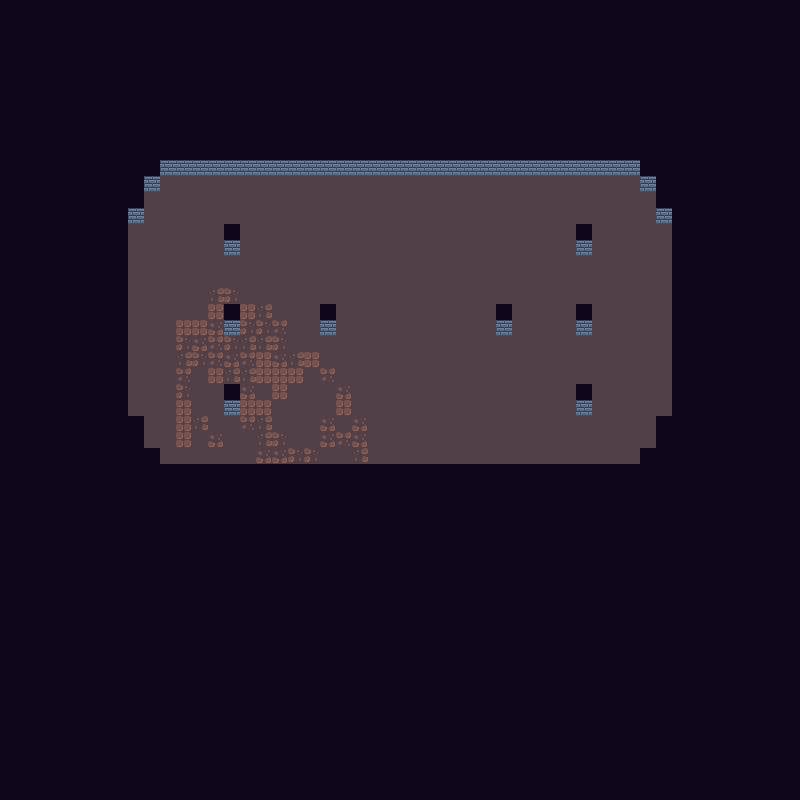

Below is a game level as drawn by its tile map, then a one-line description and the .tmx that defines it (tile-layer data replaced by summaries):
An orthogonal 50x50 tile map with 16x16 px tiles, 3 tile layers (Tile Layer 1, Wall, Tile Layer 3).

<map version="1.2" tiledversion="1.2.4" orientation="orthogonal" renderorder="right-down" width="50" height="50" tilewidth="16" tileheight="16" infinite="0" nextlayerid="4" nextobjectid="1">
 <tileset firstgid="1" source="FloorLayout.tsx" />
 <layer id="1" name="Tile Layer 1" width="50" height="50">
  <data>[2500 cells, 2150 non-empty, 6 distinct tile ids]</data>
 </layer>
 <layer id="2" name="Wall" width="50" height="50">
  <data>[2500 cells, 1920 non-empty, 2 distinct tile ids]</data>
 </layer>
 <layer id="3" name="Tile Layer 3" width="50" height="50">
  <data>[2500 cells, 0 non-empty, 0 distinct tile ids]</data>
 </layer>
</map>
